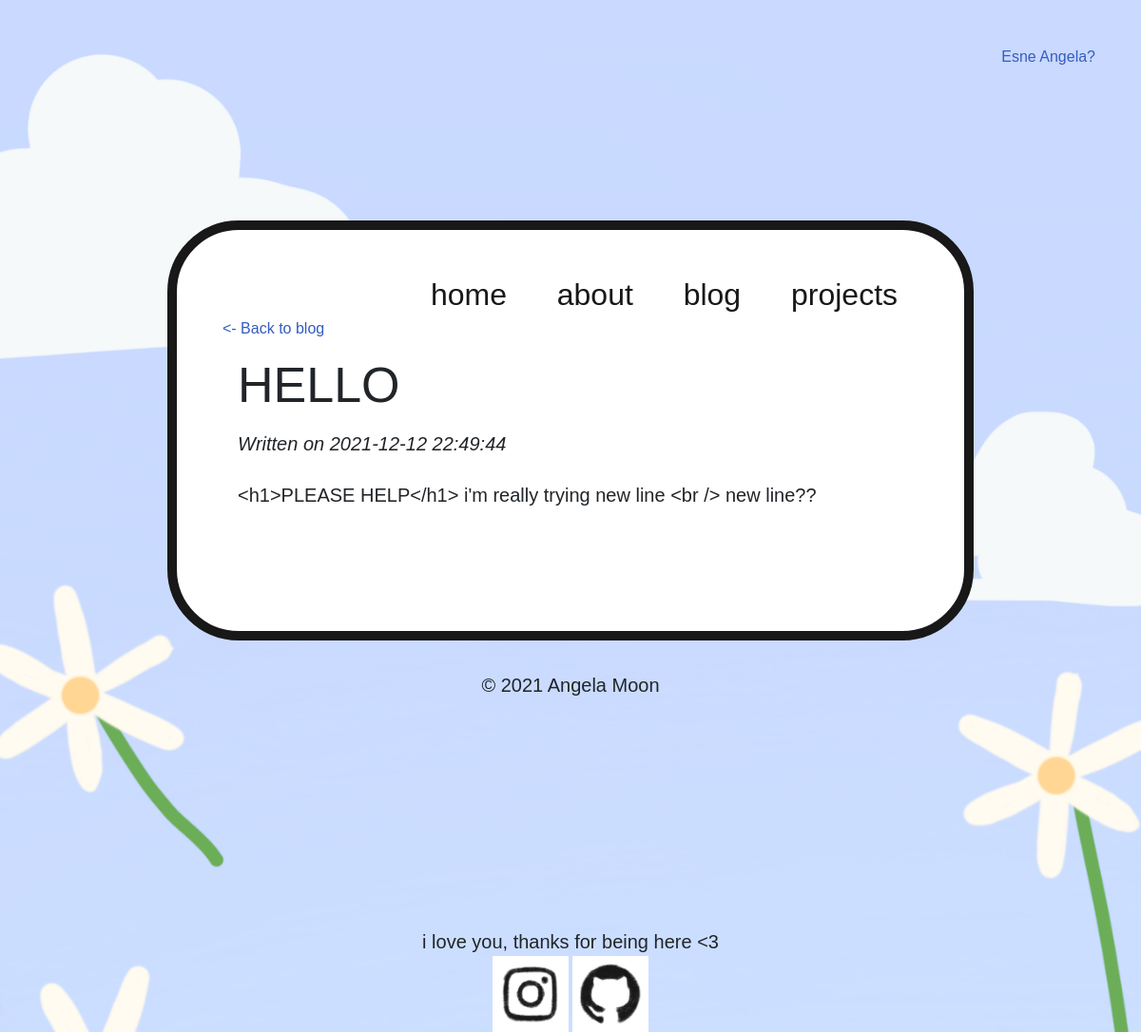
/post/1, run on the app's committed database.
### website/models.py (models this page shows)
class Post(db.Model):
    id = db.Column(db.Integer, primary_key=True)
    title = db.Column(db.Text, nullable=False)
    text = db.Column(db.Text, nullable=False)
    date_created = db.Column(db.DateTime(timezone=True), default=func.now())

### website/views.py (the view)
@views.route("/post/<id>")
def view_post(id):
    post = Post.query.filter_by(id=id).first()
    return render_template("post.html", user=current_user,post=post)

### website/templates/post.html
{% extends "base.html" %} {% block title %}{{post.title}}{% endblock %} {% block
content %}
<a href="/blog"><- Back to blog</a>
<div id="page-heading">
  <h2>{{post.title}}</h2>
  <p>Written on {{post.date_created}}</p>
</div>
<div id="post-body"><p>{{post.text}}</p></div>
{% endblock %}

### website/static/styles.css (style rules this page uses)
body { background-image: url("background.png"); background-size: cover; font-family: acumin-pro, sans-serif; }
h2 { font-size: 3.25em; font-weight: normal; }
p { font-size: 1.25em; }
a { color: #335dc1; text-decoration: none; }
#page-heading { margin: 0rem 0rem 1.5rem 0rem; }
#page-heading h2, #page-heading p { margin: 1rem 0rem 1rem 1rem; }
#page-heading p { font-style: italic; }
.about-grid h4, p { margin: 0em; }
#post-body { margin: 1rem 1rem 3rem 1rem; }

### data on the page
Post: title "HELLO", date_created "2021-12-12 22:49:44", text "<h1>PLEASE HELP</h1> i'm really trying new line <br /> new line??"
